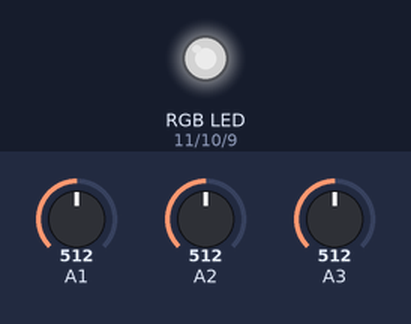
A sketch run on a simulated Arduino Uno, built with avr-gcc and run on an emulated ATmega328P. Shown: an RGB LED mixed from three pins (HIGH = lit). Inputs (shaded band) come from the test bench; at power-on: A1 = 512, A2 = 512, A3 = 512. Dim RGB values are drawn brighter than linear.

Above: at 1.2 s.
1.3 s: A1 set to 716
At 1.7 s:
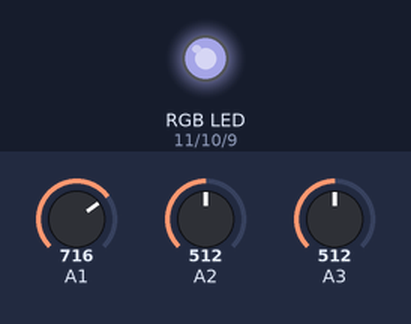
2.8 s: A2 set to 716
At 4.0 s:
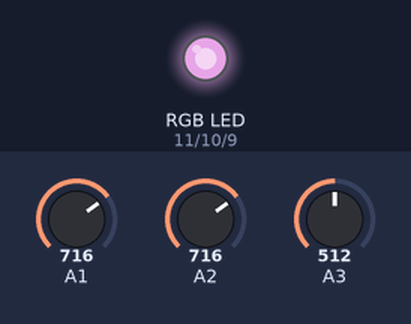
4.3 s: A3 set to 716
At 5.1 s:
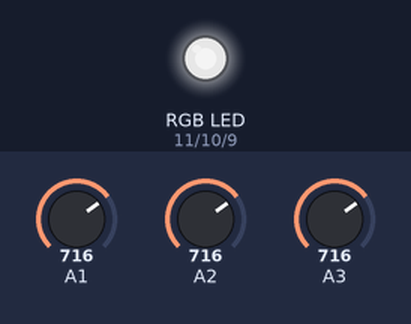
5.8 s: A1 set to 900
At 6.3 s:
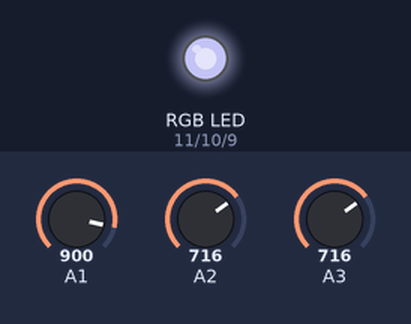
7.3 s: A2 set to 900
At 8.5 s:
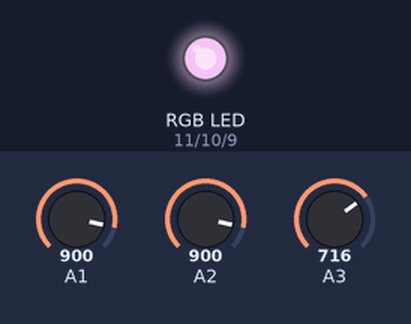
8.8 s: A3 set to 900
At 9.8 s:
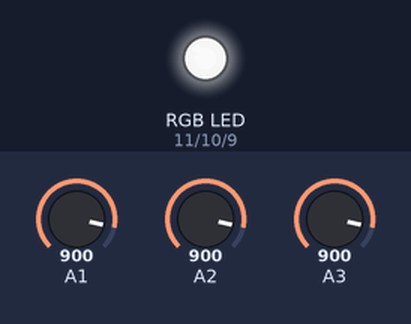
Timing chart, 0 to 11.3 s (numbered marks = the images above; inputs shaded):
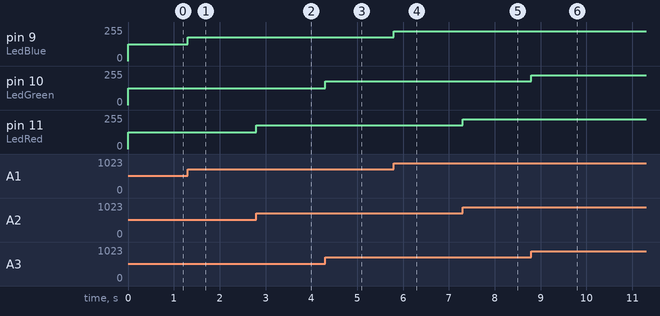

The sketch:

LedRGB_Potenciometro.ino
```cpp
#define LedGreen 10
#define LedRed 11
#define LedBlue 9

int pot1;
int rgbRed;
int pot2;
int rgbGreen;
int pot3;
int rgbBlue;


void setup() {
pinMode (LedGreen, OUTPUT);
pinMode (LedRed, OUTPUT);
pinMode (LedBlue, OUTPUT);
}

void loop() {

pot3 = analogRead(1);
rgbBlue = map(pot3,0,1023,0,255);
analogWrite(LedBlue, rgbBlue);
pot1 = analogRead(3);
rgbGreen = map(pot1,0,1023,0,255);
analogWrite(LedGreen, rgbGreen);
pot2 = analogRead(2);
rgbRed = map(pot2,0,1023,0,255);
analogWrite(LedRed, rgbRed);
}
```

Measured:
- after the input at 1.3 s, pin 9 (LedBlue): 127/255 → 178/255 at once
- after the input at 2.8 s, pin 11 (LedRed): 127/255 → 178/255 at once
- after the input at 4.3 s, pin 10 (LedGreen): 127/255 → 178/255 at once
- after the input at 5.8 s, pin 9 (LedBlue): 178/255 → 224/255 at once
- after the input at 7.3 s, pin 11 (LedRed): 178/255 → 224/255 at once
- after the input at 8.8 s, pin 10 (LedGreen): 178/255 → 224/255 at once
